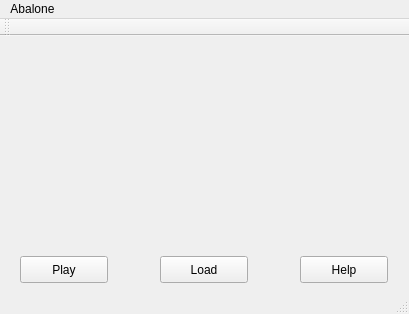
<?xml version="1.0" encoding="UTF-8"?>
<ui version="4.0">
 <class>MainWindow</class>
 <widget class="QMainWindow" name="MainWindow">
  <property name="geometry">
   <rect>
    <x>0</x>
    <y>0</y>
    <width>409</width>
    <height>314</height>
   </rect>
  </property>
  <property name="windowTitle">
   <string>Abalone game</string>
  </property>
  <widget class="QWidget" name="centralWidget">
   <widget class="QPushButton" name="pushButton">
    <property name="geometry">
     <rect>
      <x>300</x>
      <y>220</y>
      <width>88</width>
      <height>27</height>
     </rect>
    </property>
    <property name="text">
     <string>Help</string>
    </property>
   </widget>
   <widget class="QPushButton" name="pushButton_2">
    <property name="geometry">
     <rect>
      <x>20</x>
      <y>220</y>
      <width>88</width>
      <height>27</height>
     </rect>
    </property>
    <property name="text">
     <string>Play</string>
    </property>
   </widget>
   <widget class="QPushButton" name="pushButton_4">
    <property name="geometry">
     <rect>
      <x>160</x>
      <y>220</y>
      <width>88</width>
      <height>27</height>
     </rect>
    </property>
    <property name="text">
     <string>Load</string>
    </property>
   </widget>
   <widget class="QLabel" name="label_2">
    <property name="geometry">
     <rect>
      <x>0</x>
      <y>0</y>
      <width>411</width>
      <height>331</height>
     </rect>
    </property>
    <property name="text">
     <string/>
    </property>
    <property name="pixmap">
     <pixmap resource="imagenes.qrc">:/abalone.jpg</pixmap>
    </property>
    <property name="scaledContents">
     <bool>true</bool>
    </property>
   </widget>
   <zorder>label_2</zorder>
   <zorder>pushButton</zorder>
   <zorder>pushButton_2</zorder>
   <zorder>pushButton_4</zorder>
  </widget>
  <widget class="QMenuBar" name="menuBar">
   <property name="geometry">
    <rect>
     <x>0</x>
     <y>0</y>
     <width>409</width>
     <height>21</height>
    </rect>
   </property>
   <widget class="QMenu" name="menuAbalone">
    <property name="title">
     <string>Abalone</string>
    </property>
   </widget>
   <addaction name="menuAbalone"/>
  </widget>
  <widget class="QToolBar" name="mainToolBar">
   <attribute name="toolBarArea">
    <enum>TopToolBarArea</enum>
   </attribute>
   <attribute name="toolBarBreak">
    <bool>false</bool>
   </attribute>
  </widget>
  <widget class="QStatusBar" name="statusBar"/>
 </widget>
 <layoutdefault spacing="6" margin="11"/>
 <resources>
  <include location="imagenes.qrc"/>
  <include location="imagenes.qrc"/>
  <include location="imagenes.qrc"/>
 </resources>
 <connections/>
</ui>
